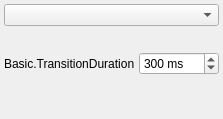
  <widget class="OBSDock" name="transitionsDock">
   <property name="features">
    <set>QDockWidget::DockWidgetClosable|QDockWidget::DockWidgetMovable|QDockWidget::DockWidgetFloatable</set>
   </property>
   <property name="windowTitle">
    <string>Basic.SceneTransitions</string>
   </property>
   <attribute name="dockWidgetArea">
    <number>8</number>
   </attribute>
   <widget class="QWidget" name="dockWidgetContents_5">
    <layout class="QVBoxLayout" name="verticalLayout_3">
     <property name="leftMargin">
      <number>4</number>
     </property>
     <property name="topMargin">
      <number>4</number>
     </property>
     <property name="rightMargin">
      <number>4</number>
     </property>
     <property name="bottomMargin">
      <number>4</number>
     </property>
     <item>
      <widget class="QWidget" name="transitionsContainer" native="true">
       <layout class="QVBoxLayout" name="verticalLayout_2">
        <property name="spacing">
         <number>2</number>
        </property>
        <property name="leftMargin">
         <number>0</number>
        </property>
        <property name="topMargin">
         <number>0</number>
        </property>
        <property name="rightMargin">
         <number>0</number>
        </property>
        <property name="bottomMargin">
         <number>0</number>
        </property>
        <item>
         <widget class="QComboBox" name="transitions">
          <property name="minimumSize">
           <size>
            <width>120</width>
            <height>0</height>
           </size>
          </property>
          <property name="accessibleName">
           <string>Transition</string>
          </property>
         </widget>
        </item>
        <item>
         <layout class="QHBoxLayout" name="horizontalLayout_4">
          <property name="spacing">
           <number>4</number>
          </property>
          <item>
           <spacer name="horizontalSpacer">
            <property name="orientation">
             <enum>Qt::Horizontal</enum>
            </property>
            <property name="sizeType">
             <enum>QSizePolicy::Expanding</enum>
            </property>
            <property name="sizeHint" stdset="0">
             <size>
              <width>40</width>
              <height>20</height>
             </size>
            </property>
           </spacer>
          </item>
          <item>
           <widget class="QPushButton" name="transitionAdd">
            <property name="sizePolicy">
             <sizepolicy hsizetype="Maximum" vsizetype="Maximum">
              <horstretch>0</horstretch>
              <verstretch>0</verstretch>
             </sizepolicy>
            </property>
            <property name="maximumSize">
             <size>
              <width>22</width>
              <height>22</height>
             </size>
            </property>
            <property name="toolTip">
             <string>Basic.AddTransition</string>
            </property>
            <property name="accessibleName">
             <string>Basic.AddTransition</string>
            </property>
            <property name="text">
             <string notr="true"/>
            </property>
            <property name="icon">
             <iconset>
              <normaloff>:/res/images/add.png</normaloff>:/res/images/add.png</iconset>
            </property>
            <property name="flat">
             <bool>true</bool>
            </property>
            <property name="themeID" stdset="0">
             <string notr="true">addIconSmall</string>
            </property>
           </widget>
          </item>
          <item>
           <widget class="QPushButton" name="transitionRemove">
            <property name="sizePolicy">
             <sizepolicy hsizetype="Maximum" vsizetype="Maximum">
              <horstretch>0</horstretch>
              <verstretch>0</verstretch>
             </sizepolicy>
            </property>
            <property name="maximumSize">
             <size>
              <width>22</width>
              <height>22</height>
             </size>
            </property>
            <property name="toolTip">
             <string>Basic.RemoveTransition</string>
            </property>
            <property name="accessibleName">
             <string>Basic.RemoveTransition</string>
            </property>
            <property name="text">
             <string notr="true"/>
            </property>
            <property name="icon">
             <iconset>
              <normaloff>:/res/images/list_remove.png</normaloff>:/res/images/list_remove.png</iconset>
            </property>
            <property name="flat">
             <bool>true</bool>
            </property>
            <property name="themeID" stdset="0">
             <string notr="true">removeIconSmall</string>
            </property>
           </widget>
          </item>
          <item>
           <widget class="QPushButton" name="transitionProps">
            <property name="sizePolicy">
             <sizepolicy hsizetype="Maximum" vsizetype="Maximum">
              <horstretch>0</horstretch>
              <verstretch>0</verstretch>
             </sizepolicy>
            </property>
            <property name="maximumSize">
             <size>
              <width>22</width>
              <height>22</height>
             </size>
            </property>
            <property name="toolTip">
             <string>Basic.TransitionProperties</string>
            </property>
            <property name="accessibleName">
             <string>Basic.TransitionProperties</string>
            </property>
            <property name="text">
             <string notr="true"/>
            </property>
            <property name="icon">
             <iconset>
              <normaloff>:/res/images/configuration21_16.png</normaloff>:/res/images/configuration21_16.png</iconset>
            </property>
            <property name="flat">
             <bool>true</bool>
            </property>
            <property name="themeID" stdset="0">
             <string notr="true">configIconSmall</string>
            </property>
           </widget>
          </item>
         </layout>
        </item>
        <item>
         <layout class="QHBoxLayout" name="horizontalLayout_3">
          <property name="spacing">
           <number>4</number>
          </property>
          <item>
           <widget class="QLabel" name="transitionDurationLabel">
            <property name="sizePolicy">
             <sizepolicy hsizetype="Maximum" vsizetype="Preferred">
              <horstretch>0</horstretch>
              <verstretch>0</verstretch>
             </sizepolicy>
            </property>
            <property name="text">
             <string>Basic.TransitionDuration</string>
            </property>
            <property name="buddy">
             <cstring>transitionDuration</cstring>
            </property>
           </widget>
          </item>
          <item>
           <widget class="QSpinBox" name="transitionDuration">
            <property name="accessibleName">
             <string>Basic.TransitionDuration</string>
            </property>
            <property name="suffix">
             <string> ms</string>
            </property>
            <property name="minimum">
             <number>2</number>
            </property>
            <property name="maximum">
             <number>10000</number>
            </property>
            <property name="singleStep">
             <number>50</number>
            </property>
            <property name="value">
             <number>300</number>
            </property>
           </widget>
          </item>
         </layout>
        </item>
        <item>
         <spacer name="verticalSpacer">
          <property name="orientation">
           <enum>Qt::Vertical</enum>
          </property>
          <property name="sizeHint" stdset="0">
           <size>
            <width>20</width>
            <height>40</height>
           </size>
          </property>
         </spacer>
        </item>
       </layout>
      </widget>
     </item>
    </layout>
   </widget>
  </widget>
